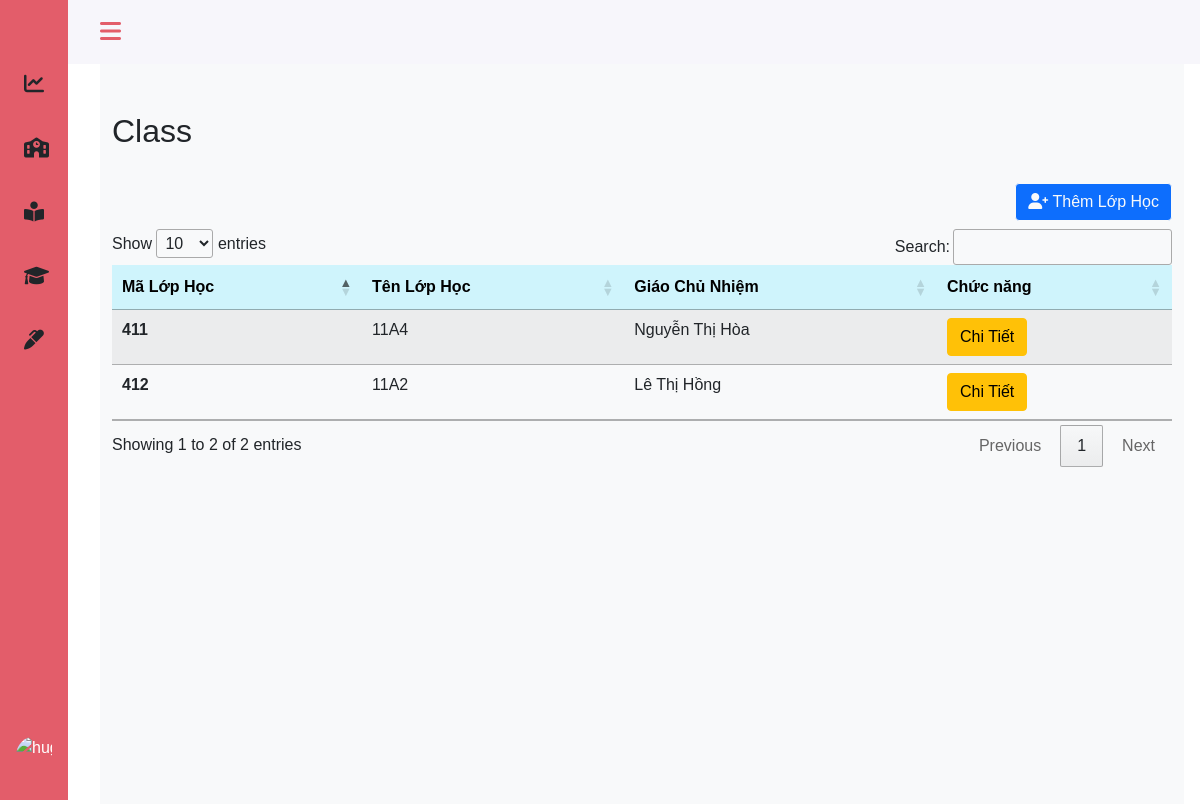
The page /admin/class.php on the database as committed earlier.
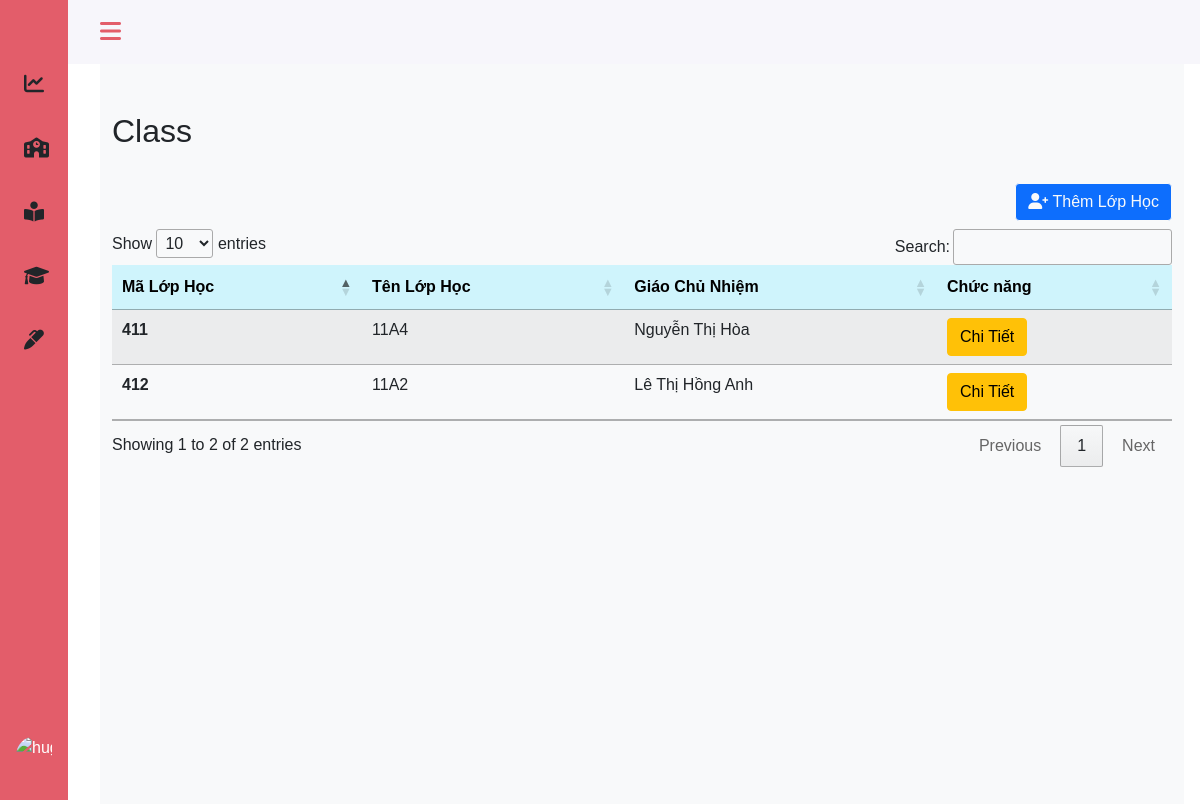
The same page on the database as committed later.
### tables this page shows
CREATE TABLE `classes` (
  `class_id` int(10) NOT NULL,
  `class_name` varchar(50) NOT NULL,
  `teach_id` int(11) NOT NULL
);

CREATE TABLE `teachers` (
  `teach_id` int(10) NOT NULL,
  `teach_name` varchar(30) NOT NULL,
  `teach_email` varchar(100) DEFAULT NULL,
  `teach_phone` tinytext NOT NULL,
  `teach_address` varchar(20) NOT NULL,
  `teach_gender` varchar(10) DEFAULT NULL,
  `teach_birth` date DEFAULT NULL,
  `sb_id` int(11) NOT NULL
);

### admin/class.php (the view, shortened to what this page needs)
<?php
include 'headerad.php';
?>
<main>
    <div class="height-100 bg-light">
        <div class="col py-3  ">
            <div class="container ">
                <div class="row mt-3 pt-3 border-bottom border-light">
                    <div class="col-md-6">
                        <h2>Class</h2>
                    </div>
                </div>
            </div>
            <div class="container-fluid py-3">
                <div class="row">
                    <div class="float-end py-2">
                        <a href="" class="btn btn-md btn-outline-light btn-primary float-end">
                            <i class="fas fa-user-plus"></i> Thêm Lớp Học
                        </a>
                    </div>
                </div>
                <table class="table table-hover table-striped" id="example">
                    <thead>
                        <tr class="table-info">
                            <th scope="col">Mã Lớp Học</th>
                            <th scope="col">Tên Lớp Học</th>
                            <th scope="col">Giáo Chủ Nhiệm</th>
                            <th scope="col">Chức năng</th>
                        </tr>
                    </thead>
                    <tbody>
                        <?php
                        include '../config.php';
                        $sql = "SELECT  cl.class_id, cl.class_name, t.teach_name FROM classes cl, teachers t
                            WHERE cl.teach_id = t.teach_id";
                        $result = mysqli_query($conn, $sql);
                        if (mysqli_num_rows($result) > 0) {
                            while ($row = mysqli_fetch_assoc($result)) {
                        ?>
                                <tr>
                                    <th scope="row"><?php echo $row['class_id']; ?> </th>
                                    <td><?php echo $row['class_name']; ?></td>
                                    <td><?php echo $row['teach_name']; ?></td>
                                    <td>
                                        <a class="btn btn-warning" href="">Chi Tiết</a>
                                    </td>
                                </tr>
                        <?php
                            }
                        }
                        ?>
                    </tbody>
                </table>
            </div>
        </div>
    </div>
</main>
<?php
include 'footerad.php';
?>

Rows that differ between the two databases and show on the page:
changed through a linked row, classes id 412: teach.teach_name "Lê Thị Hồng" → "Lê Thị Hồng Anh"
